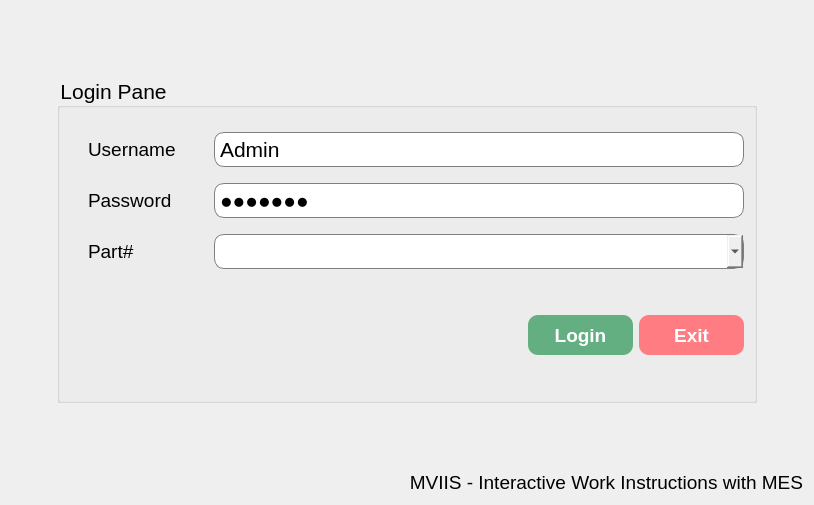
        <widget class="QWidget" name="opPanePage1">
         <layout class="QGridLayout" name="gridLayout_7">
          <item row="2" column="0">
           <spacer name="horizontalSpacer">
            <property name="orientation">
             <enum>Qt::Horizontal</enum>
            </property>
            <property name="sizeHint" stdset="0">
             <size>
              <width>40</width>
              <height>20</height>
             </size>
            </property>
           </spacer>
          </item>
          <item row="0" column="0" colspan="3">
           <layout class="QGridLayout" name="gridLayout_28">
            <item row="0" column="3">
             <widget class="QLabel" name="label_21">
              <property name="maximumSize">
               <size>
                <width>275</width>
                <height>80</height>
               </size>
              </property>
              <property name="styleSheet">
               <string notr="true">padding-left:20px;padding-right:20px;</string>
              </property>
              <property name="text">
               <string/>
              </property>
              <property name="pixmap">
               <pixmap>../../../Dev/smart-eng/Dev/resource/app logo.png</pixmap>
              </property>
              <property name="scaledContents">
               <bool>true</bool>
              </property>
             </widget>
            </item>
            <item row="0" column="1">
             <spacer name="horizontalSpacer_5">
              <property name="orientation">
               <enum>Qt::Horizontal</enum>
              </property>
              <property name="sizeHint" stdset="0">
               <size>
                <width>40</width>
                <height>20</height>
               </size>
              </property>
             </spacer>
            </item>
            <item row="0" column="0">
             <widget class="QLabel" name="label_15">
              <property name="maximumSize">
               <size>
                <width>187</width>
                <height>80</height>
               </size>
              </property>
              <property name="styleSheet">
               <string notr="true">padding-left:20px;padding-right:20px;</string>
              </property>
              <property name="text">
               <string/>
              </property>
              <property name="pixmap">
               <pixmap resource="../resources/resources.qrc">:/resources/sanmina-logo.png</pixmap>
              </property>
              <property name="scaledContents">
               <bool>true</bool>
              </property>
             </widget>
            </item>
           </layout>
          </item>
          <item row="2" column="2">
           <spacer name="horizontalSpacer_2">
            <property name="orientation">
             <enum>Qt::Horizontal</enum>
            </property>
            <property name="sizeHint" stdset="0">
             <size>
              <width>40</width>
              <height>20</height>
             </size>
            </property>
           </spacer>
          </item>
          <item row="4" column="0" colspan="3">
           <widget class="QLabel" name="label_24">
            <property name="font">
             <font>
              <pointsize>14</pointsize>
             </font>
            </property>
            <property name="contextMenuPolicy">
             <enum>Qt::DefaultContextMenu</enum>
            </property>
            <property name="acceptDrops">
             <bool>false</bool>
            </property>
            <property name="text">
             <string>MVIIS - Interactive Work Instructions with MES</string>
            </property>
            <property name="alignment">
             <set>Qt::AlignRight|Qt::AlignTrailing|Qt::AlignVCenter</set>
            </property>
           </widget>
          </item>
          <item row="1" column="0" colspan="3">
           <spacer name="verticalSpacer">
            <property name="orientation">
             <enum>Qt::Vertical</enum>
            </property>
            <property name="sizeHint" stdset="0">
             <size>
              <width>20</width>
              <height>40</height>
             </size>
            </property>
           </spacer>
          </item>
          <item row="3" column="0" colspan="3">
           <spacer name="verticalSpacer_2">
            <property name="orientation">
             <enum>Qt::Vertical</enum>
            </property>
            <property name="sizeHint" stdset="0">
             <size>
              <width>20</width>
              <height>62</height>
             </size>
            </property>
           </spacer>
          </item>
          <item row="2" column="1">
           <widget class="QGroupBox" name="groupBox_2">
            <property name="minimumSize">
             <size>
              <width>700</width>
              <height>300</height>
             </size>
            </property>
            <property name="font">
             <font>
              <pointsize>16</pointsize>
             </font>
            </property>
            <property name="autoFillBackground">
             <bool>false</bool>
            </property>
            <property name="styleSheet">
             <string notr="true">padding:3px;</string>
            </property>
            <property name="title">
             <string>Login Pane</string>
            </property>
            <property name="flat">
             <bool>false</bool>
            </property>
            <property name="checkable">
             <bool>false</bool>
            </property>
            <layout class="QGridLayout" name="gridLayout_9">
             <property name="leftMargin">
              <number>9</number>
             </property>
             <property name="topMargin">
              <number>41</number>
             </property>
             <item row="1" column="0">
              <layout class="QHBoxLayout" name="horizontalLayout_6">
               <item>
                <spacer name="horizontalSpacer_3">
                 <property name="orientation">
                  <enum>Qt::Horizontal</enum>
                 </property>
                 <property name="sizeHint" stdset="0">
                  <size>
                   <width>40</width>
                   <height>20</height>
                  </size>
                 </property>
                </spacer>
               </item>
               <item>
                <widget class="QPushButton" name="login_butt">
                 <property name="minimumSize">
                  <size>
                   <width>105</width>
                   <height>40</height>
                  </size>
                 </property>
                 <property name="font">
                  <font>
                   <pointsize>14</pointsize>
                   <weight>75</weight>
                   <bold>true</bold>
                  </font>
                 </property>
                 <property name="styleSheet">
                  <string notr="true">QPushButton
{
   background-color: rgb(100,175,130);border-radius:10px;color:white;font-weight:bold;
}

QPushButton:pressed
{
  background-color: rgb(10, 100, 10);     
}

</string>
                 </property>
                 <property name="text">
                  <string>Login</string>
                 </property>
                </widget>
               </item>
               <item>
                <widget class="QPushButton" name="exit_butt">
                 <property name="minimumSize">
                  <size>
                   <width>105</width>
                   <height>40</height>
                  </size>
                 </property>
                 <property name="font">
                  <font>
                   <pointsize>14</pointsize>
                   <weight>75</weight>
                   <bold>true</bold>
                  </font>
                 </property>
                 <property name="styleSheet">
                  <string notr="true">QPushButton
{
   background-color: rgb(255,125,130);border-radius:10px;color:white;font-weight:bold;
}

QPushButton:pressed
{
  background-color: rgb(255, 100, 100);     
}

</string>
                 </property>
                 <property name="text">
                  <string>Exit</string>
                 </property>
                </widget>
               </item>
              </layout>
             </item>
             <item row="0" column="0">
              <layout class="QGridLayout" name="gridLayout_8">
               <property name="leftMargin">
                <number>10</number>
               </property>
               <property name="topMargin">
                <number>10</number>
               </property>
               <property name="horizontalSpacing">
                <number>30</number>
               </property>
               <property name="verticalSpacing">
                <number>16</number>
               </property>
               <item row="0" column="0">
                <widget class="QLabel" name="label_2">
                 <property name="font">
                  <font>
                   <pointsize>14</pointsize>
                  </font>
                 </property>
                 <property name="text">
                  <string>Username</string>
                 </property>
                </widget>
               </item>
               <item row="2" column="1">
                <widget class="QComboBox" name="partnum_select">
                 <property name="font">
                  <font>
                   <pointsize>16</pointsize>
                  </font>
                 </property>
                 <property name="styleSheet">
                  <string notr="true">padding:3px;border-radius:10px;border:1px solid grey;</string>
                 </property>
                </widget>
               </item>
               <item row="1" column="0">
                <widget class="QLabel" name="label_4">
                 <property name="font">
                  <font>
                   <pointsize>14</pointsize>
                  </font>
                 </property>
                 <property name="text">
                  <string>Password</string>
                 </property>
                </widget>
               </item>
               <item row="1" column="1">
                <widget class="QLineEdit" name="password_keyin">
                 <property name="font">
                  <font>
                   <pointsize>16</pointsize>
                  </font>
                 </property>
                 <property name="styleSheet">
                  <string notr="true">padding:3px;border-radius:10px;border:1px solid grey;</string>
                 </property>
                 <property name="text">
                  <string>sanmina</string>
                 </property>
                 <property name="echoMode">
                  <enum>QLineEdit::Password</enum>
                 </property>
                </widget>
               </item>
               <item row="2" column="0">
                <widget class="QLabel" name="label_3">
                 <property name="font">
                  <font>
                   <pointsize>14</pointsize>
                  </font>
                 </property>
                 <property name="text">
                  <string>Part#</string>
                 </property>
                </widget>
               </item>
               <item row="3" column="0" colspan="2">
                <spacer name="verticalSpacer_26">
                 <property name="orientation">
                  <enum>Qt::Vertical</enum>
                 </property>
                 <property name="sizeHint" stdset="0">
                  <size>
                   <width>20</width>
                   <height>40</height>
                  </size>
                 </property>
                </spacer>
               </item>
               <item row="0" column="1">
                <widget class="QLineEdit" name="username_keyin">
                 <property name="font">
                  <font>
                   <pointsize>16</pointsize>
                  </font>
                 </property>
                 <property name="styleSheet">
                  <string notr="true">padding:3px;border-radius:10px;border:1px solid grey;</string>
                 </property>
                 <property name="text">
                  <string>Admin</string>
                 </property>
                </widget>
               </item>
              </layout>
             </item>
             <item row="2" column="0">
              <widget class="QLabel" name="login_resp">
               <property name="font">
                <font>
                 <pointsize>15</pointsize>
                </font>
               </property>
               <property name="styleSheet">
                <string notr="true">color:red;font-sie:14px;</string>
               </property>
               <property name="text">
                <string/>
               </property>
              </widget>
             </item>
            </layout>
           </widget>
          </item>
         </layout>
        </widget>
